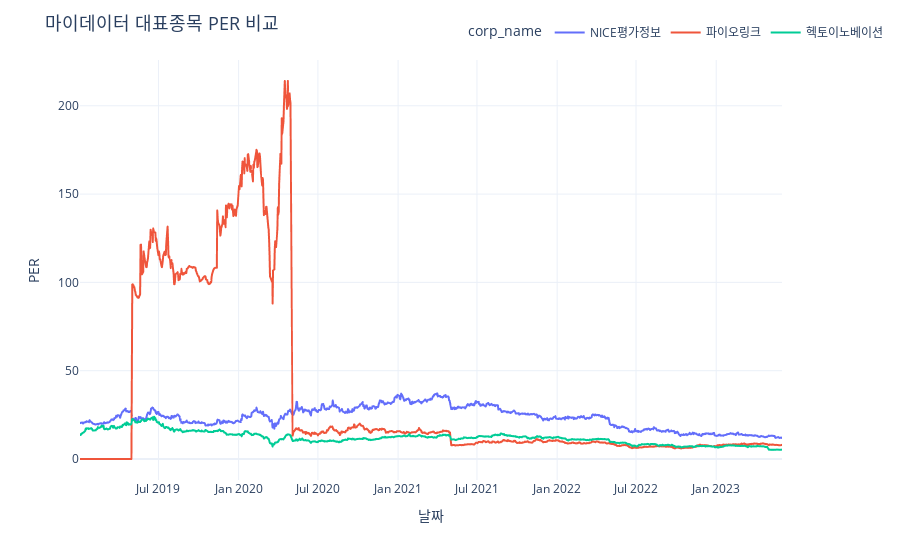

The code cell stored with this chart in its notebook:
### Code cell
fig = px.line(per_pbr_total_data, x="날짜", y="PER", color='corp_name')



fig.update_layout(
    title= f'마이데이터 대표종목 PER 비교',
    
    #title_font_family="맑은고딕",
    title_font_size = 18,
    hoverlabel=dict(
        bgcolor='white',
        font_size=15,
    ),
    hovermode="x unified",
    template='plotly_white',
#     xaxis_tickangle=90,
    yaxis_tickformat = ',',
    legend = dict(orientation = 'h', xanchor = "center", x = 0.85, y=1.1), #Adjust legend position
    barmode='group'
)

fig.show()

### Figure 1 — Plotly figure (JSON) as saved in the notebook; plotly's stock layout.template omitted (floating-point values rounded to 4 significant figures; data arrays with more than 128 entries replaced by an {"elided": "..."} marker saying what was removed)
{"data": [{"hovertemplate": "corp_name=NICE평가정보<br>날짜=%{x}<br>PER=%{y}<extra></extra>", "legendgroup": "NICE평가정보", "line": {"color": "#636efa", "dash": "solid"}, "marker": {"symbol": "circle"}, "mode": "lines", "name": "NICE평가정보", "showlegend": true, "type": "scattergl", "x": {"elided": "1091 str values"}, "xaxis": "x", "y": {"elided": "1091 float values"}, "yaxis": "y"}, {"hovertemplate": "corp_name=파이오링크<br>날짜=%{x}<br>PER=%{y}<extra></extra>", "legendgroup": "파이오링크", "line": {"color": "#EF553B", "dash": "solid"}, "marker": {"symbol": "circle"}, "mode": "lines", "name": "파이오링크", "showlegend": true, "type": "scattergl", "x": {"elided": "1091 str values"}, "xaxis": "x", "y": {"elided": "1091 float values"}, "yaxis": "y"}, {"hovertemplate": "corp_name=헥토이노베이션<br>날짜=%{x}<br>PER=%{y}<extra></extra>", "legendgroup": "헥토이노베이션", "line": {"color": "#00cc96", "dash": "solid"}, "marker": {"symbol": "circle"}, "mode": "lines", "name": "헥토이노베이션", "showlegend": true, "type": "scattergl", "x": {"elided": "1091 str values"}, "xaxis": "x", "y": {"elided": "1091 float values"}, "yaxis": "y"}], "layout": {"barmode": "group", "hoverlabel": {"bgcolor": "white", "font": {"size": 15}}, "hovermode": "x unified", "legend": {"orientation": "h", "title": {"text": "corp_name"}, "tracegroupgap": 0, "x": 0.85, "xanchor": "center", "y": 1.1}, "margin": {"t": 60}, "title": {"font": {"size": 18}, "text": "마이데이터 대표종목 PER 비교"}, "xaxis": {"anchor": "y", "domain": [0, 1], "title": {"text": "날짜"}}, "yaxis": {"anchor": "x", "domain": [0, 1], "tickformat": ",", "title": {"text": "PER"}}}}
